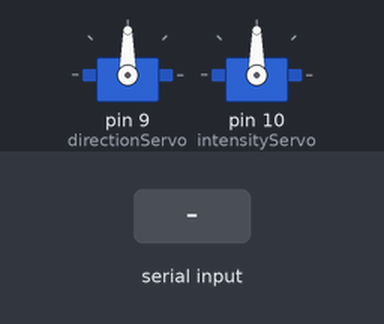
This sketch was run on a simulated Arduino Uno, built with avr-gcc and run on an emulated ATmega328P. On the bench: 2 × servo. The test bench sets the inputs (shaded band).

Above: at 1.2 s.
1.3 s: "D:\n" received over Serial
At 1.6 s:
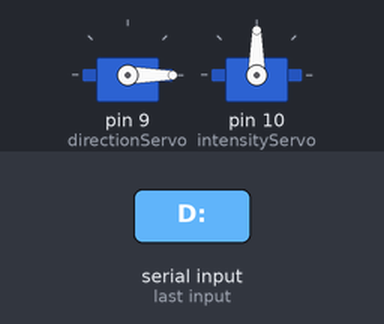
2.8 s: "I:\n" received over Serial
At 3.9 s:
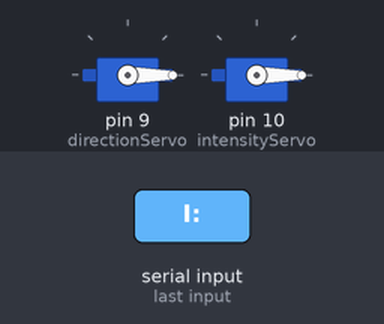
4.3 s: "D:90\n" received over Serial
At 5.1 s:
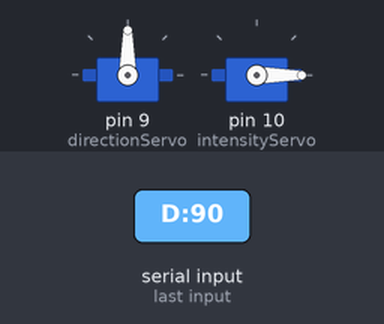
5.8 s: "I:90\n" received over Serial
At 6.3 s:
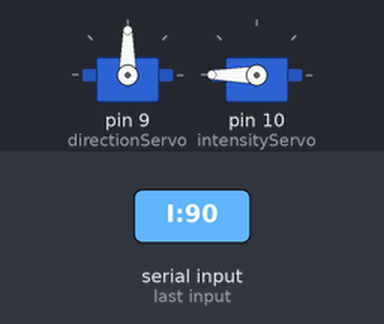
7.3 s: "D:,45\n" received over Serial
At 8.5 s:
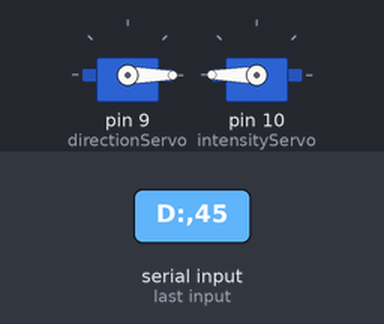
8.8 s: "I:,45\n" received over Serial
At 9.8 s:
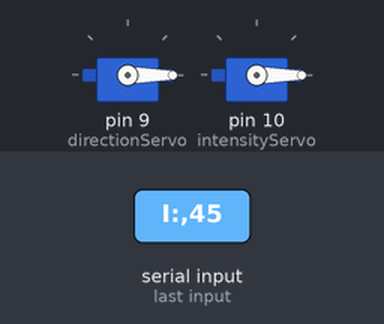
Timing chart, 0 to 11.3 s (numbered marks = the images above; inputs shaded):
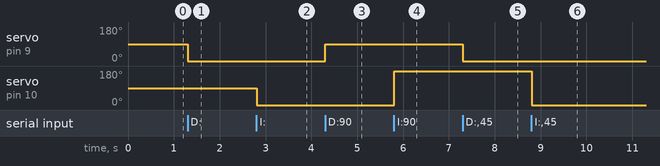

Measured:
- after the input at 1.3 s, servo on pin 9 (directionServo): 90° → 0° at once
- after the input at 2.8 s, servo on pin 10 (intensityServo): 90° → 0° at once
- after the input at 4.3 s, servo on pin 9 (directionServo): 0° → 90° at once
- after the input at 5.8 s, servo on pin 10 (intensityServo): 0° → 180° at once
- after the input at 7.3 s, servo on pin 9 (directionServo): 90° → 0° at once
- after the input at 8.8 s, servo on pin 10 (intensityServo): 180° → 0° at once

The sketch:

servo_control.ino
```cpp
#include <Servo.h>

Servo directionServo;
Servo intensityServo;

void setup() {
    directionServo.attach(9);
    intensityServo.attach(10);
    Serial.begin(9600);
}

void loop() {
    if (Serial.available() > 0) {
        String command = Serial.readStringUntil('\n');
        if (command.startsWith("D:")) {
            int angle = command.substring(2).toInt();
            directionServo.write(angle);
        } else if (command.startsWith("I:")) {
            int speed = command.substring(2).toInt();
            intensityServo.write(map(speed, 0, 40, 0, 180));
        }
    }
}
```
